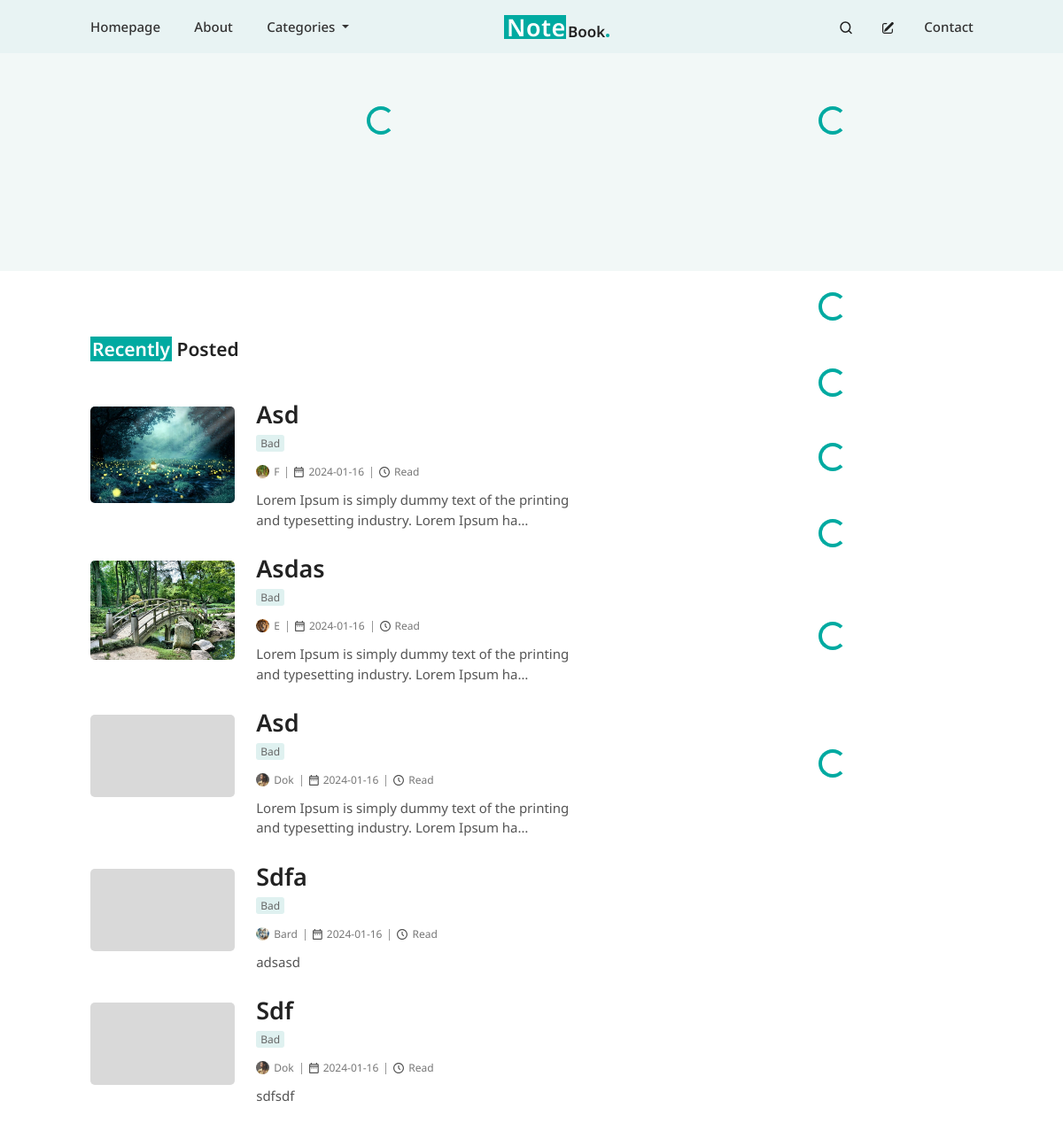
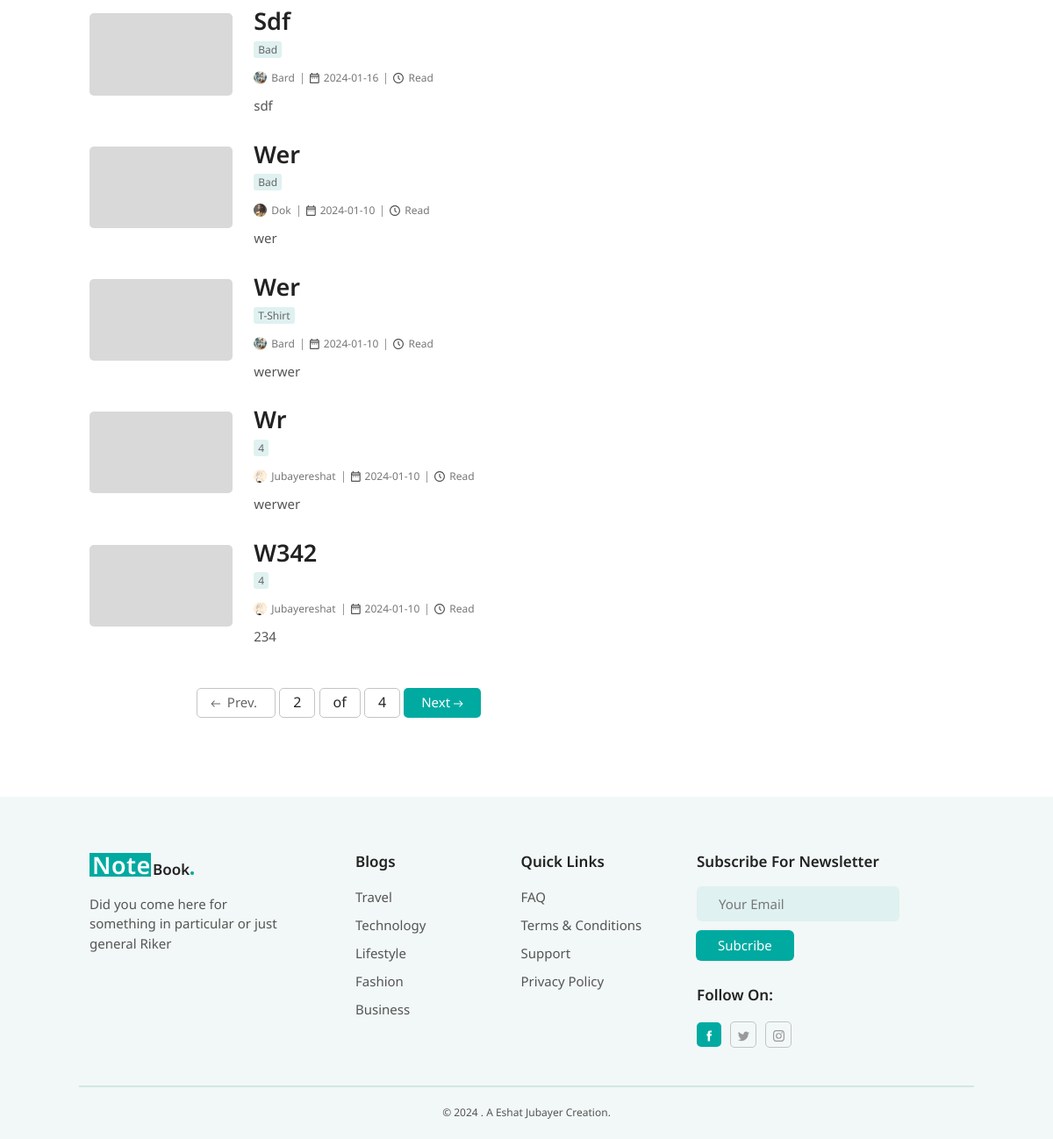
Screenshot of /?page=2 with the database file from the repository (2 pictures, top to bottom).
### post/models.py (models this page shows, shortened)
class BlogPost(models.Model):
    author = models.ForeignKey(User, on_delete=models.CASCADE)
    title = models.CharField(max_length=200)
    content = models.TextField()
    category = models.ForeignKey(Category, on_delete=models.CASCADE,null=True)
    tags = models.ManyToManyField(Tag, blank=True, null=True)
    featured_image = models.ImageField(upload_to='featured_images/', default='featured_images/default_image.png', validators=[
                              FileExtensionValidator(['png', 'jpg', 'jpeg', 'gif'])], blank=True, null=True)
    created_at = models.DateTimeField(auto_now_add=True)
    updated_at = models.DateTimeField(auto_now=True)
    is_featured= models.BooleanField(default=False)
    views = models.PositiveIntegerField(default=0)
    banner_after_me=models.BooleanField(default=False)
    class Meta:
        ordering = ['-id']
    @property
    def readtime(self):
        result = of_html(self.content)
        return result.text

class Category(models.Model):
    name = models.CharField(max_length=100, unique=True)
    def __str__(self):
        return self.name
    class Meta:
        ordering = ['-id']

### profiles/models.py (models this page shows, shortened)
class Profile(models.Model):
    user = models.OneToOneField(User, on_delete=models.CASCADE)
    avatar = models.ImageField(default='avatars/avatar.png', upload_to='avatars',validators=[
                              FileExtensionValidator(['png', 'jpg', 'jpeg', 'gif'])])
    profession = models.CharField(max_length=50, null=True, blank=True)
    about_me = models.CharField(max_length=300, null=True, blank=True)
    facebook_url = models.URLField(validators=[URLValidator()], blank=True, null=True)
    twitter_url = models.URLField(validators=[URLValidator()], blank=True, null=True)
    instagram_url = models.URLField(validators=[URLValidator()], blank=True, null=True)

### post/views.py (the view)
# urls.py: path('', include('post.urls')),
def post(request):
    queryset = BlogPost.objects.all()
    items_per_page = 10
    paginator = Paginator(queryset, items_per_page)
    page = request.GET.get('page')
    try:
        objects = paginator.page(page)
    except PageNotAnInteger:
        objects = paginator.page(1)
    except EmptyPage:
        objects = paginator.page(paginator.num_pages)
    return render (request, 'post.html', {'objects':  objects,} )

### post/templates/post.html (shortened to what this page needs)
{% extends 'base.html' %}
{% load static %}
{% block style %}
<link rel="stylesheet" type='text/css' href={% static 'post.css' %}>
{% endblock style %}
{% block content %}
<div id="first-section">
    <div class="container-fluid">
        <div class="row">
            <div class="col-lg-8">
                <div class="spinner-container text-center">
                    <div id="spinner-for-featured" style="color:#00AAA1" class="spinner-border" role="status">
                    </div>
                </div>
            </div>
            <div class="col-lg-4">
                <div class="spinner-container text-center">
                    <div id="spinner-for-most-popular" style="color:#00AAA1" class="spinner-border" role="status">
                    </div>
                </div>
                <div id="slide-container-popular">
                    <div class="swiper">
                    </div>
                </div>
            </div>
        </div>
    </div>
</div>
<div class="sec-section mt-4">
    <div class="container-fluid">
        <div class="row">
            <div style="padding-right:100px" class="col-lg-8 recent-post-first-col">
                <h2 class="recent-post-headline">
                    {% if objects %}
                    <h2 class="recent-post-headline">
                        <span class="recent-post-span">Recently</span> Posted
                    </h2>
                    {% endif %}
                </h2>
                <div class="recent-post-container">
                    {% for obj in objects %}
                    <div style="margin-bottom:35px" class="d-flex recent-post-row">
                        <div style="width:30%" class="me-4">
                            <img style="width: 100%; border-radius: 5px; object-fit: cover;"
                                src="{{obj.featured_image.url}}" alt="image">
                        </div>
                        <div style="width:70%" class="">
                            <h2 class="recent-post-title">{{ obj.title|truncatechars:40 | safe }}</h2>
                            <p style="margin-top:-17px; margin-bottom:20px" class="recent-post-category post-category">
                                <span class="post-category-span">{{obj.category}}</span>
                            </p>
                            <div class='recent-post-details d-flex'>
                                <div class='d-flex pe-2'>
                                    <img class='recent-post-author-image' alt="author-image"
                                        src="{{obj.author.profile.avatar.url}}" />
                                    <span class="post-details-text">
                                        {{ obj.author.username}}
                                </div>
                                <div class='recent-post-date-container d-flex px-2'>
                                    <span class="post-details-text">
                                        {{obj.created_at |date:"Y-m-d"}}
                                    </span>
                                </div>
                                <div class="d-flex px-2 recent-post-time-container">
                                    <span class="post-details-text"> {{obj.readtime}} Read </span>
                                </div>
                            </div>
                            <div class="recent-post-content">
                                {{ obj.content|truncatechars_html:90 | safe }}
                            </div>
                        </div>
                    </div>
                    {% endfor %}
                </div>
                <div class="pagination mb-5 mt-3 d-flex justify-content-center">
                    <span class="step-links">
                        {% if objects.has_previous %}
                        <a class="recent-post-previous-btn" href="?page={{ objects.previous_page_number }}">
                            <span class="prev-span"> Prev.</span></a>
                        {% endif %}
                        <span class="current">
                            <span class="recent-middle-num">{{ objects.number }}</span>
                            <span class="recent-middle-num"> of</span>
                            <span class="recent-middle-num">{{ objects.paginator.num_pages }}</span>
                        </span>
                        {% if objects.has_next %}
                        <a class="recent-post-next-btn" href="?page={{ objects.next_page_number }}">
                            <span class="next-span">Next</span>
                        </a>
                        {% endif %}
                    </span>
                </div>
            </div>
            <div class="col-lg-4 recent-post-sec-col">
                {% include 'sidebar.html' %}
            </div>
        </div>
    </div>
</div>
{% endblock content %}

### static/base.css (style rules this page uses)
body { font-family: 'Noto Sans', sans-serif; margin: 0; padding: 0; box-sizing: border-box; }

### post/static/post.css (style rules this page uses)
#first-section { background: #F2F8F7; padding-top: 60px; padding-bottom: 80px }
#first-section .container-fluid { width: 85% !important; }
.post-category { color: #666; font-family: "Noto Sans"; font-size: 12px; font-style: normal; font-weight: 400; line-height: 100%; text-transform: capitalize; border-radius: 3px; margin-bottom: 7px; padding-top: 10px }
.post-category-span { background: #DFF1F0; border-radius: 3px; padding: 1px 5px }
.swiper { margin-top: 40px }
#slide-container-popular { padding-left: 10px }
.sec-section .container-fluid { width: 85% !important; }
.recent-post-container { display: flex; flex-direction: column; }
.recent-post-title { color: #222; font-family: "Noto Sans"; font-size: 27px; font-style: normal; font-weight: 600; line-height: 140%; text-transform: capitalize; margin-bottom: 15px; margin-top: -10px }
.recent-post-author-image { width: 15px; height: 15px; border-radius: 50%; object-fit: cover; margin-top: -2px; }
.recent-post-details .post-details-text { color: #777; font-family: "Noto Sans"; font-size: 12px; font-style: normal; font-weight: 400; line-height: 100%; text-transform: capitalize; margin-left: 5px; }
.recent-post-date-container { border-left: 1px solid #999; }
.recent-post-time-container { border-left: 1px solid #999; }
.recent-post-content { color: #555; font-family: "Noto Sans"; font-size: 15px; font-style: normal; font-weight: 400; line-height: 150%; margin-top: 13px }
.recent-post-previous-btn { border-radius: 5px; border: 1px solid #C4C4C4; padding: 4px 20px 6px 15px; text-decoration: none; }
.recent-post-previous-btn .prev-span { color: #666; font-family: "Noto Sans"; font-size: 15px; font-style: normal; font-weight: 400; line-height: 100%; }
.recent-post-next-btn { border-radius: 5px; padding: 5px 20px 7px 20px; background: #00AAA1; text-decoration: none; }
.recent-post-next-btn .next-span { color: #fff; font-family: "Noto Sans"; font-size: 15px; font-style: normal; font-weight: 400; line-height: 100%; }
.recent-middle-num { padding: 4px 15px 6px 15px; border: 1px solid #C4C4C4; border-radius: 5px; }
.recent-post-headline { color: #222; font-family: "Noto Sans"; font-size: 21px; font-style: normal; font-weight: 600; line-height: 140%; text-transform: capitalize; margin: 50px 0px }
.recent-post-span { color: #FFF; background-color: #00AAA1; padding: 0px 2px; }

### rows the page displays
BlogPost: featured_image (picture), title "Asd", category "Bad", author.profile.avatar (picture), author.username "F", created_at "2024-01-16", content "Lorem Ipsum is simply dummy text of the printing and typesetting industry. Lorem Ipsum ha…"
BlogPost: featured_image (picture), title "Asdas", category "Bad", author.profile.avatar (picture), author.username "E", created_at "2024-01-16", content "Lorem Ipsum is simply dummy text of the printing and typesetting industry. Lorem Ipsum ha…"
BlogPost: featured_image (placeholder picture), title "Asd", category "Bad", author.profile.avatar (picture), author.username "Dok", created_at "2024-01-16", content "Lorem Ipsum is simply dummy text of the printing and typesetting industry. Lorem Ipsum ha…"
BlogPost: featured_image (placeholder picture), title "Sdfa", category "Bad", author.profile.avatar (picture), author.username "Bard", created_at "2024-01-16", content "adsasd"
BlogPost: featured_image (placeholder picture), title "Sdf", category "Bad", author.profile.avatar (picture), author.username "Dok", created_at "2024-01-16", content "sdfsdf"
BlogPost: featured_image (placeholder picture), title "Sdf", category "Bad", author.profile.avatar (picture), author.username "Bard", created_at "2024-01-16", content "sdf"
BlogPost: featured_image (placeholder picture), title "Wer", category "Bad", author.profile.avatar (picture), author.username "Dok", created_at "2024-01-10", content "wer"
BlogPost: featured_image (placeholder picture), title "Wer", category "T-Shirt", author.profile.avatar (picture), author.username "Bard", created_at "2024-01-10", content "werwer"
BlogPost: featured_image (placeholder picture), title "Wr", category "4", author.profile.avatar (picture), author.username "Jubayereshat", created_at "2024-01-10", content "werwer"
BlogPost: featured_image (placeholder picture), title "W342", category "4", author.profile.avatar (picture), author.username "Jubayereshat", created_at "2024-01-10", content "234"

### other values shown
{{ objects.number }} "2"
{{ objects.paginator.num_pages }} "4"
